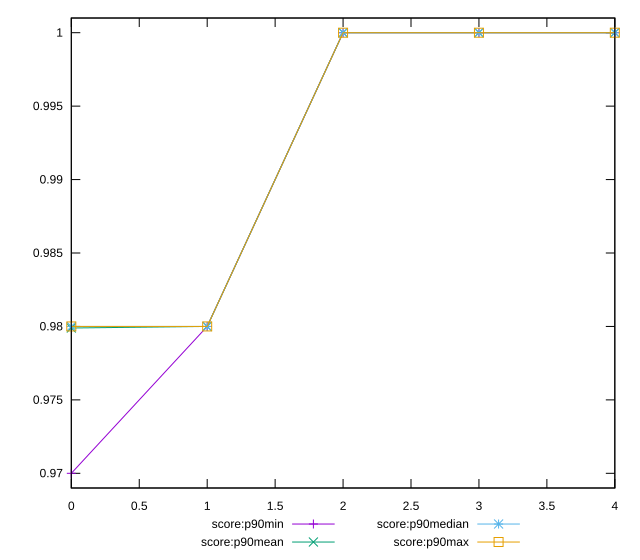

The script that saved this image:
reset

$scoreP90Min <<EOF
0 0.97
1 0.98
2 1
3 1
4 1
EOF

$scoreP90Mean <<EOF
0 0.9798936170212768
1 0.9800000000000002
2 1
3 1
4 1
EOF

$scoreP90Median <<EOF
0 0.98
1 0.98
2 1
3 1
4 1
EOF

$scoreP90Max <<EOF
0 0.98
1 0.98
2 1
3 1
4 1
EOF

set key outside below
set xrange [0:4]
set yrange [0.969:1.001]
set trange [0.969:1.001]
set terminal svg size 640, 560 enhanced background rgb 'white'
set output "report_00015_2021-02-09T16-11-33.973Z/total-byte-weight/progression/score.svg"

plot $scoreP90Min title "score:p90min" with linespoints, \
     $scoreP90Mean title "score:p90mean" with linespoints, \
     $scoreP90Median title "score:p90median" with linespoints, \
     $scoreP90Max title "score:p90max" with linespoints

reset
